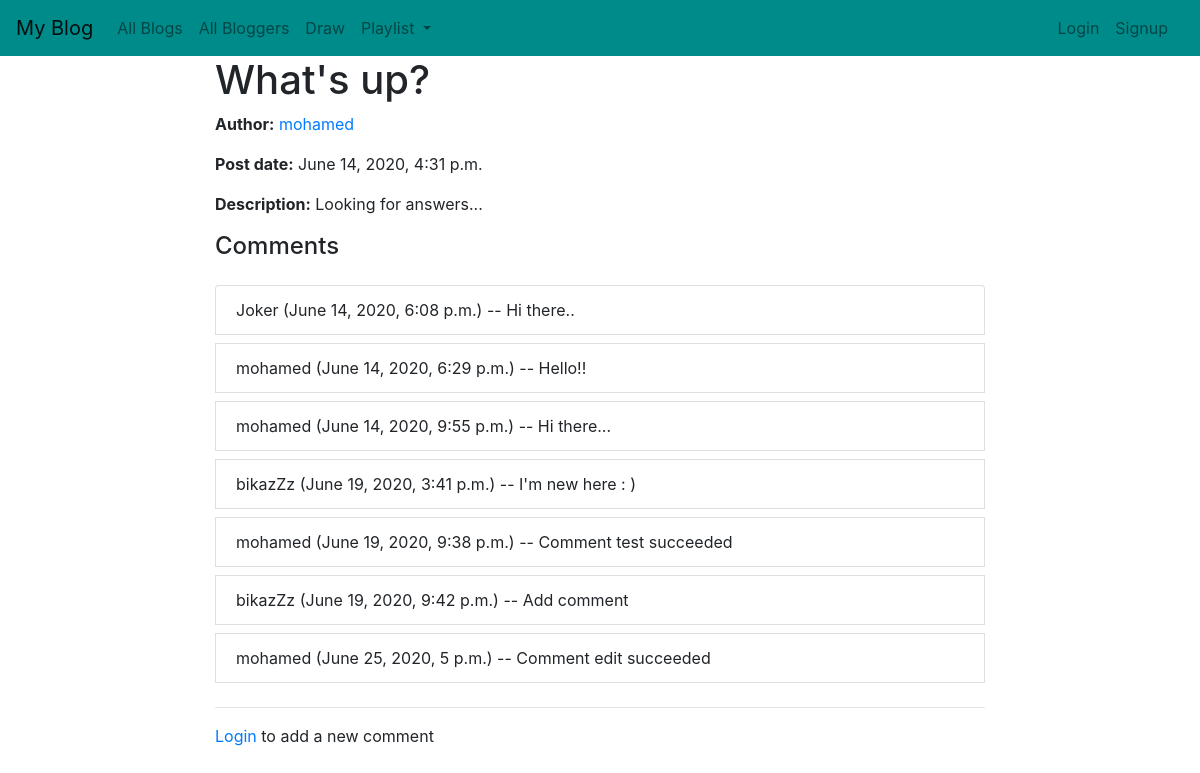
Before: /blog/1 with the older database file.
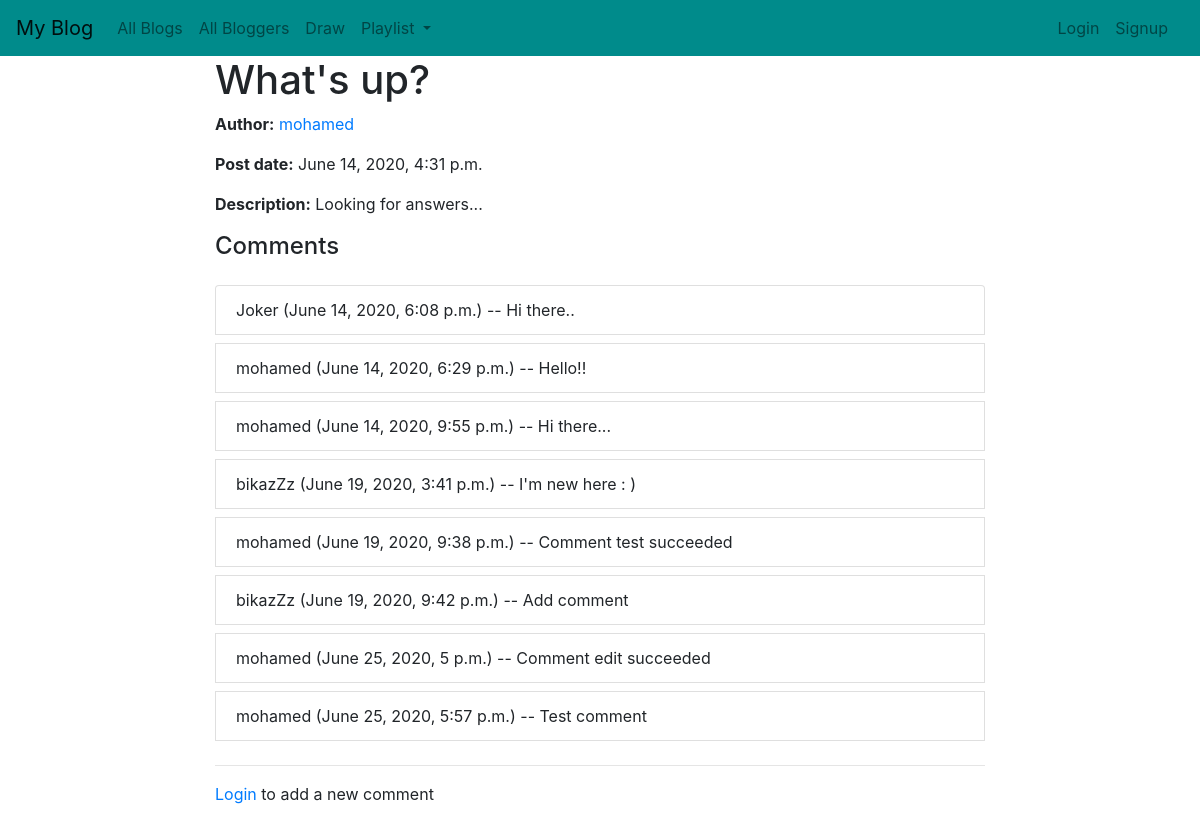
After: the same page with the newer database file.
### blog/models.py (models this page shows, shortened)
class Comment(models.Model):
    comment_text = models.TextField(null=False)
    blog = models.ForeignKey(Blog, on_delete=models.CASCADE)
    author = models.ForeignKey(User, on_delete=models.SET_NULL, null=True, blank=True)
    date = models.DateTimeField(auto_now=True)
    def __str__(self):
        return self.comment_text

### blog/views.py (the view, shortened to what this page needs)
# urls.py: path('<int:pk>', views.BlogDetailView.as_view(), name='blog-detail'),
class BlogDetailView(FormMixin, generic.DetailView):
    model = Blog
    form_class = CommentForm

### blog/models.py (called while the page is built)
    def __str__(self):
        return self.name.username

    def get_absolute_url(self):
        return reverse('author-detail', args=[str(self.id)])

### blog/templates/blog/blog_detail.html (shortened to what this page needs)
{% extends "base_generic.html" %}
{% block content %}
  <h1>{{ blog.post }}</h1>
  <p><strong>Author:</strong> <a href="{{ blog.author.get_absolute_url }}"> {{ blog.author }}</a></p>
  <p><strong>Post date:</strong> {{ blog.date }}</p>
  <p><strong>Description:</strong> {{ blog.description }}</p>
  <h4>Comments</h4>
    <div class="row mt-4">
        <div class="col">
            <ul class="list-group">
                {% for comment in blog.comment_set.all %}
                <li class="list-group-item">
                    {{ comment.author }} ({{ comment.date }}) -- {{ comment }}
                </li>
                {% endfor %}
            </ul>
        </div>
    </div>
      <hr>
    {% if user.is_authenticated %}
    <form method="post" action="">
    {% csrf_token %}
    <div class="form-group">
        <p>
            <label for="id_comment_text">Add comment:</label>
            <textarea name="comment_text" cols="30" rows="1" placeholder="Write a comment..." class="form-control" required id="id_comment_text"></textarea>
        </p>
        <button type="submit" class="btn btn-primary">Comment</button>
    </div>
  </form>
{% else %}
  <p><a href="{% url 'login'%}?next={{request.path}}">Login</a> to add a new comment</p>
{% endif %}
{% endblock %}

Changed rows visible on the page:
added Comment: author "mohamed", date "June 25, 2020, 5:57 p.m.", comment_text "Test comment"
